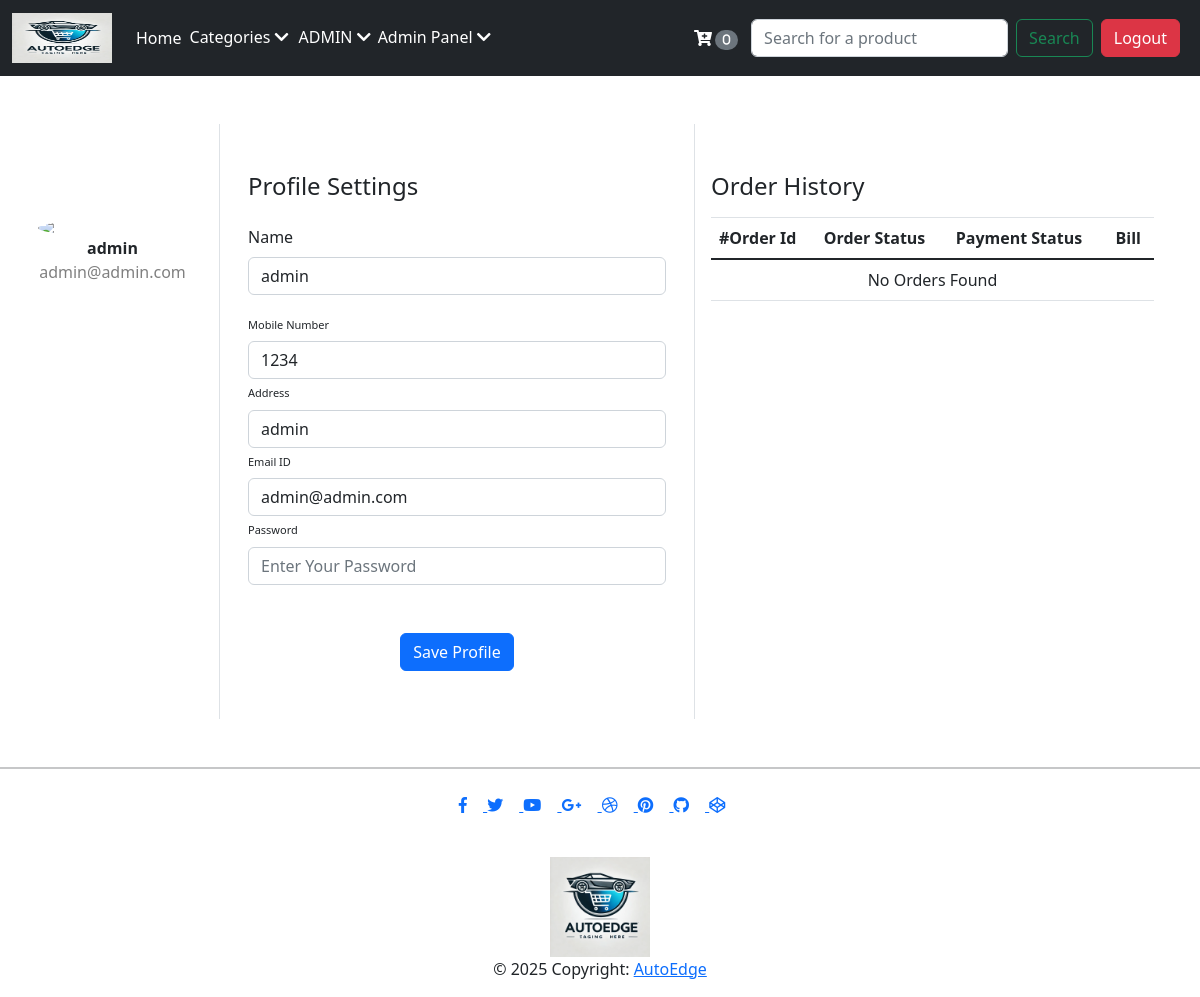
/userProfile.php (signed in), run on the app's committed database.
### tables this page shows
CREATE TABLE `users` (
  `user_id` int(255) NOT NULL,
  `user_name` varchar(255) NOT NULL,
  `user_email` varchar(255) NOT NULL,
  `user_pass` varchar(255) NOT NULL,
  `user_address` varchar(255) NOT NULL,
  `user_phone_no` text NOT NULL,
  `user_type` varchar(255) NOT NULL DEFAULT 'user',
  `user_created_timestamp` datetime NOT NULL DEFAULT current_timestamp()
);

### userProfile.php (the view, shortened to what this page needs)
<!DOCTYPE html>
<html lang="en">
<head>
    <link rel="stylesheet" href="/autoEdge/orderProfile.css">
    <link rel="stylesheet" href="https://cdn.jsdelivr.net/npm/bootstrap@5.0.0-alpha1/dist/css/bootstrap.min.css">
    <link rel="stylesheet" href="https://cdn.jsdelivr.net/npm/bootstrap@5.0.0-alpha1/dist/js/bootstrap.bundle.min.js">
    <link rel="stylesheet" href="https://cdnjs.cloudflare.com/ajax/libs/jquery/3.2.1/jquery.min.js">
</head>
<body>
    <?php
        include 'utils/_header.php';
        include 'utils/_dbconnect.php';
        $userId = $_SESSION['user_id'];
        $sql = "SELECT * FROM `users` WHERE user_id = $userId";
        $result = mysqli_query($conn, $sql);
        while($row = mysqli_fetch_assoc($result)){
            $userName = $row['user_name'];
            $userEmail = $row['user_email'];
            $userPhone = $row['user_phone_no'];
            $userAddress = $row['user_address'];
        }
    echo'
    <div class="container rounded bg-white mt-5 mb-5">
        <div class="row">
            <div class="col-md-2 border-right">
                <div class="d-flex flex-column align-items-center text-center p-3 py-5  mr-4"><img class="rounded-circle mt-5"
                        width="150px"
                        src="https://st3.depositphotos.com/15648834/17930/v/600/depositphotos_179308454-stock-illustration-unknown-person-silhouette-glasses-profile.jpg"><span
                        class="font-weight-bold">'.$userName.'</span><span
                        class="text-black-50">'.$userEmail.'</span><span> </span></div>
            </div>
            <div class="col-md-5 border-right">
                <div class="p-3 py-5">
                    <div class="d-flex justify-content-between align-items-center mb-3">
                        <h4 class="text-right">Profile Settings</h4>
                    </div>
                    <form action="'.$_SERVER['PHP_SELF'].'" method="post">
                        <div class="row mt-2">
                            <div class="col-md-12"><label class="name">Name</label><input type="text"
                                    name="newName" value="'.$userName.'" class="form-control" placeholder="User Name" value=""></div>
                        </div>
                        <div class="row mt-3">
                            <div class="col-md-12"><label class="labels">Mobile Number</label><input type="text" name="newPhone" value="'.$userPhone.'"
                                    class="form-control" placeholder="Enter phone number" value=""></div>
                            <div class="col-md-12"><label class="labels">Address</label><input type="text" name="newAddress" value="'.$userAddress.'"
                                    class="form-control" placeholder="Enter address" value=""></div>
                            <div class="col-md-12"><label class="labels">Email ID</label><input type="email" name="newEmail" value="'.$userEmail.'"
                                    class="form-control" placeholder="enter email id" value=""></div>
                            <div class="col-md-12"><label class="labels">Password</label><input type="password"
                                    class="form-control" placeholder="Enter Your Password" name="password"></div>
                        </div>
                        <div class="mt-5 text-center"><button class="btn btn-primary profile-button" type="submit">Save
                                Profile</button></div>
                </div>
            </div>
            <div class="col-md-5 p-3 py-5">
                <h4 class="justify-content-between align-items-center mb-3">Order History</h4>
                <table class="table">
                    <thead>
                        <tr>
                            <th scope="col">#Order Id</th>
                            <th scope="col">Order Status</th>
                            <th scope="col">Payment Status</th>
                            <th scope="col">Bill</th>
                        </tr>
                    </thead>
                    <tbody>';
                    $sql = "SELECT * FROM `orders` WHERE order_user_id = $userId ORDER BY order_time DESC";
                    $result = mysqli_query($conn, $sql);
                    $num = mysqli_num_rows($result);
                    if ($num>0){
                        while($row = mysqli_fetch_assoc($result)){
                        $orderId = $row['order_id'];
                        $paymentMethod = $row['payment_method'];
                        $amountPaid = $row['bill'];
                        $status = $row['order_status'];
                        $payStatus = $row['payment_status'];
                        echo '<tbody>
                            ';
                            if($status == "Complete"){
                                echo "
                                <tr class='bg-success'>
                                <th scope='row'><a style='color: black' href='/autoEdge/orderPage.php?orderId=".$orderId."'>$orderId</a></th>
                                <td>$status</td>
                            <td>$payStatus</td>
                            <td>$$amountPaid</td>
                            <tr>";}
                            else if($status == "Not Delivered"){
                            echo "
                            <tr class='bg-danger'>
                            <th scope='row'><a style='color: black' href='/autoEdge/orderPage.php?orderId=".$orderId."'>$orderId</a></th>
                            <td>$status</td>
                            <td>$payStatus</td>
                            <td>$$amountPaid</td>
                            <tr>";
                            }else{
                                echo "<tr class='bg-warning'>
                                <th scope='row'><a style='color: black' href='/autoEdge/orderPage.php?orderId=".$orderId."'>$orderId</a></th>
                                <td>$status</td>
                            <td>$payStatus</td>
                            <td>$$amountPaid</td>
                            </tr>";
                            }
                            echo'
                        ';
                    }
                    }else{
                        echo'
                        <tr>
                            <td colspan="4" class="text-center">No Orders Found</td>
                        </tr>';
                    }
                    echo'
                    </tbody>
                </table>
            </div>
        </div>
    </div>
    </div>
    </div>
    </div>';
     ?>
    <?php include 'utils/_footer.php'?>
</body>
</html>

### orderProfile.css (style rules this page uses)
body { background: rgb(99, 39, 120) }
.profile-button { background: rgb(99, 39, 120); box-shadow: none; border: none }
.labels { font-size: 11px }

### utils/_header.css (style rules this page uses)
body { font-family: "Trebuchet MS",sans-serif; }

### data on the page
users: user_name "admin", user_email "admin@admin.com", newName "admin", newPhone "1234", newAddress "admin", newEmail "admin@admin.com"

### other printed values
$curUserName "ADMIN"
$c "0"
